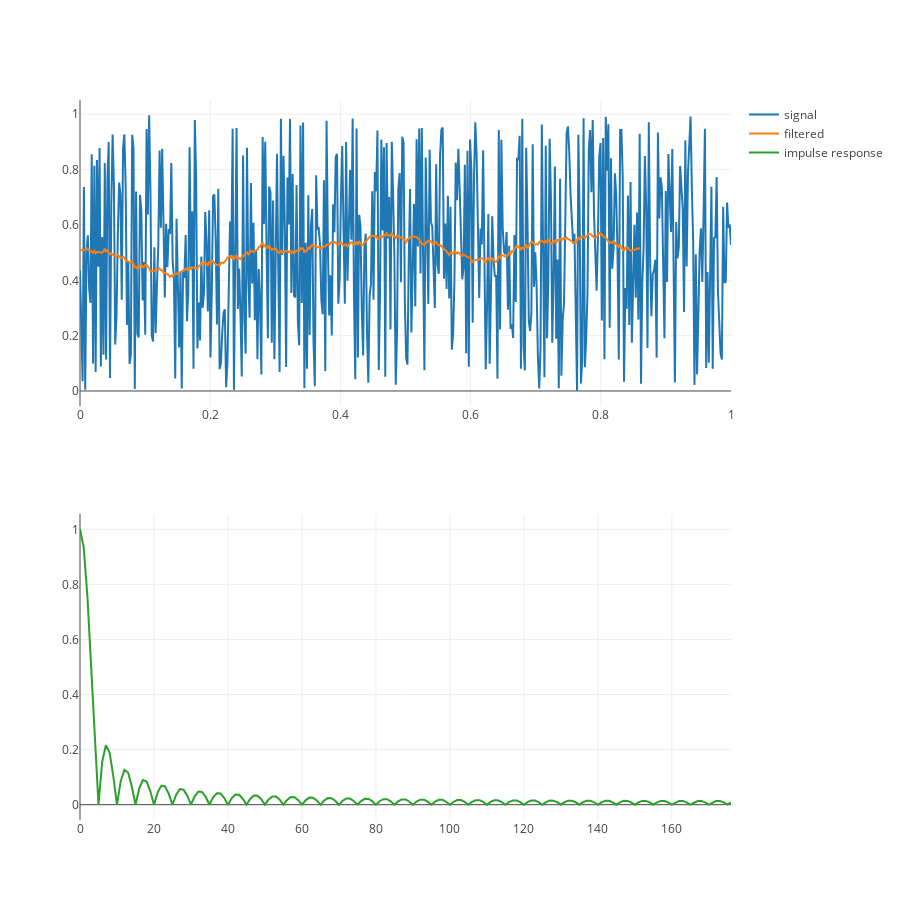

Notebook cell for this chart:
### Code cell
N = 500
kernel_size = 71
T = 1.0 # s

t = np.linspace(0, T, N)
s = np.random.rand(N)

filt = create_filter_median(kernel_size)
fs = apply_filter_median(s, filt)
ir = impulse_response_median(filt)

tr_s = go.Scatter(
    x = t,
    y = s,
    name='signal'
)
tr_fs = go.Scatter(
    x = t,
    y = fs,
    name='filtered'
)

tr_ir = go.Scatter(
    x = [i for i in range(len(ir.real))],
    y = np.absolute(ir),
    name='impulse response'
)


fig = py.tools.make_subplots(rows = 2, cols = 1)

fig['layout'].update(height=900, width=900)

fig.append_trace(tr_s, 1, 1)
fig.append_trace(tr_fs, 1, 1)

fig.append_trace(tr_ir, 2, 1)

py.offline.iplot(fig)

### Figure 1 — Plotly figure (JSON) as saved in the notebook; plotly's stock layout.template omitted (floating-point values rounded to 4 significant figures; data arrays with more than 128 entries replaced by an {"elided": "..."} marker saying what was removed)
{"data": [{"name": "signal", "type": "scatter", "x": {"elided": "500 float values"}, "xaxis": "x1", "y": {"elided": "500 float values"}, "yaxis": "y1"}, {"name": "filtered", "type": "scatter", "x": {"elided": "500 float values"}, "xaxis": "x1", "y": {"elided": "430 float values"}, "yaxis": "y1"}, {"name": "impulse response", "type": "scatter", "x": {"elided": "177 int values"}, "xaxis": "x2", "y": {"elided": "177 float values"}, "yaxis": "y2"}], "layout": {"height": 900, "width": 900, "xaxis1": {"anchor": "y1", "domain": [0, 1]}, "xaxis2": {"anchor": "y2", "domain": [0, 1]}, "yaxis1": {"anchor": "x1", "domain": [0.575, 1]}, "yaxis2": {"anchor": "x2", "domain": [0, 0.425]}}}
